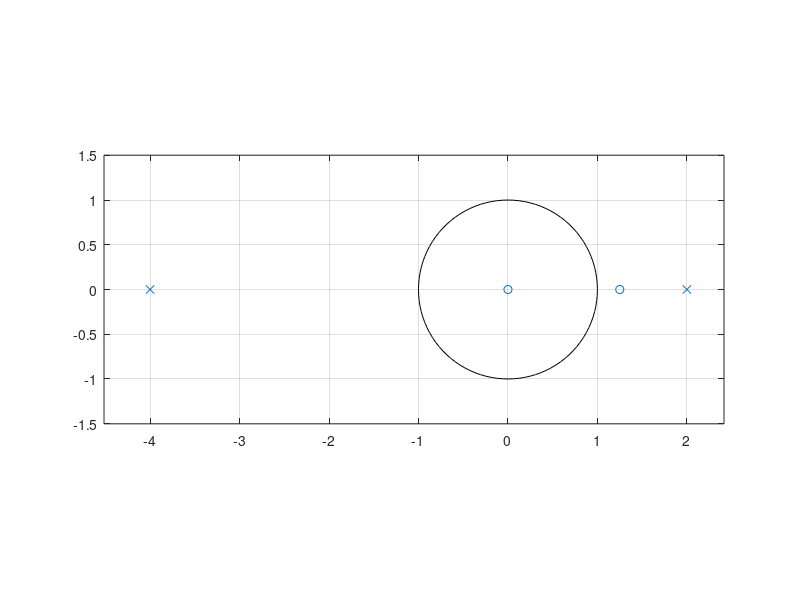

Here is the MATLAB script that generated this plot:
clf;
num = [4 -5 0];
den = [1 2 -8];
% Từ num và den viết được hàm truyền đạt của hệ thống
% => h(n)= (2-3z^-1) / (1 + 2z^(-1) - 15z^(-2))

zplane(num, den)


% Dùng residuez tính điểm cực và thặng dư của điểm cực
[r,p,k] = residuez(num,den)
% r =    1.6250 0.3750
% p =    -5     3
% Từ đó ta viết được H(z) = 1,625.(1/1+5z^-1) + 0.375.(1/1-3z^-1)
% Hệ nhân quả khi ROC(miền hội tụ) nằm ngoài điểm cực xa gốc nhất là 5
% |z|>5 : h(n)= 1,625.(-5)^n.u(n) + 0,375.3^n.u(n)
